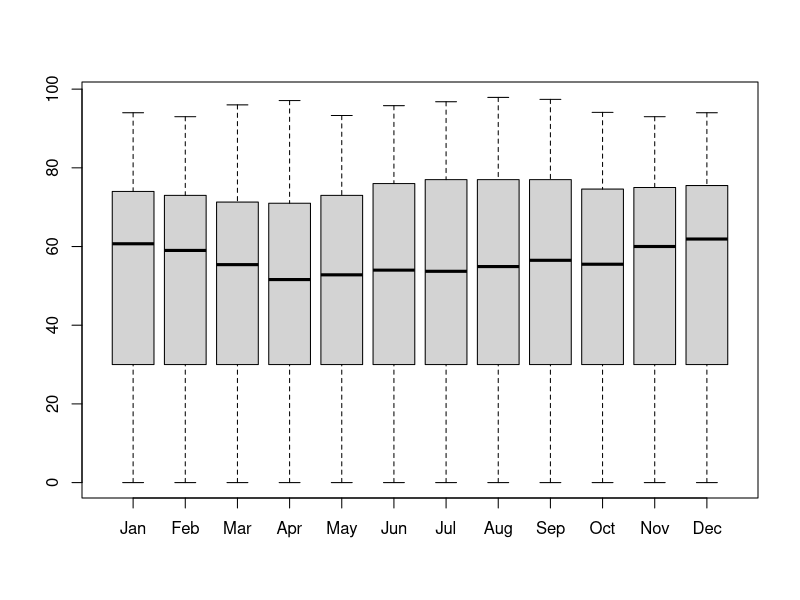

Write R code to recreate this figure. (Note: this script raises an error after producing the figure.)
# Humidity Data Cleaning
  # Removal of NA's and outliers
  # Selection of variables of interest
  # Selection of cities of interest

library(tidyverse)

# Import the data

humidity <- read.csv("./data/raw.csv")

# Selection of variables
month <- c("Jan", "Feb", "Mar", "Apr", "May", "Jun", "Jul", "Aug", "Sep", "Oct", "Nov", "Dec")
keep_var <- c("Country.or.Territory", "Station.Name", "Period", "Statistic.Description", "Unit", 
              "Jan", "Feb", "Mar", "Apr", "May", "Jun", "Jul", "Aug", "Sep", "Oct", "Nov", "Dec")

# Selection of cities of interests
# Elimination of NA's and outliers (check "exploring.R" for details)

wrk_humidity <- humidity %>% select(all_of(keep_var)) %>% filter_at(vars(month), all_vars(. >= 0))
wrk_humidity$Country.or.Territory <- as.factor(wrk_humidity$Country.or.Territory)
new_hum_boxplot <- boxplot(wrk_humidity[month]) # Data is good to go


selected_humidity <- wrk_humidity %>% filter(wrk_humidity$Station.Name %in% c("Brasilia", 
                                                                              "Rio de Janeiro", 
                                                                              "Sao Paulo", 
                                                                              "SANTIAGO-LOS CERRILLOS", 
                                                                              "OSLO - BLINDERN", 
                                                                              "Zuerich (town)", 
                                                                              "Geneve",
                                                                              "SAN FRANCISCO/INTERNATIONAL A,CA", 
                                                                              "BOSTON/LOGAN INT'L AIRPORT, MA", 
                                                                              "WASHINGTON DC/NATIONAL ARPT VA", 
                                                                              "HOUSTON/INTERCONTINENTAL, TX",
                                                                              "CHICAGO/0'HARE, IL"))
selected_humidity <- selected_humidity %>% filter(selected_humidity$Statistic.Description %in% 
                                                    c("Mean Value", "Mean of 3-Hourly Observations"))

  save(selected_humidity, file = "rda/selected-interm-1.rda")

# Note: Houston is the only city with a different observation period.